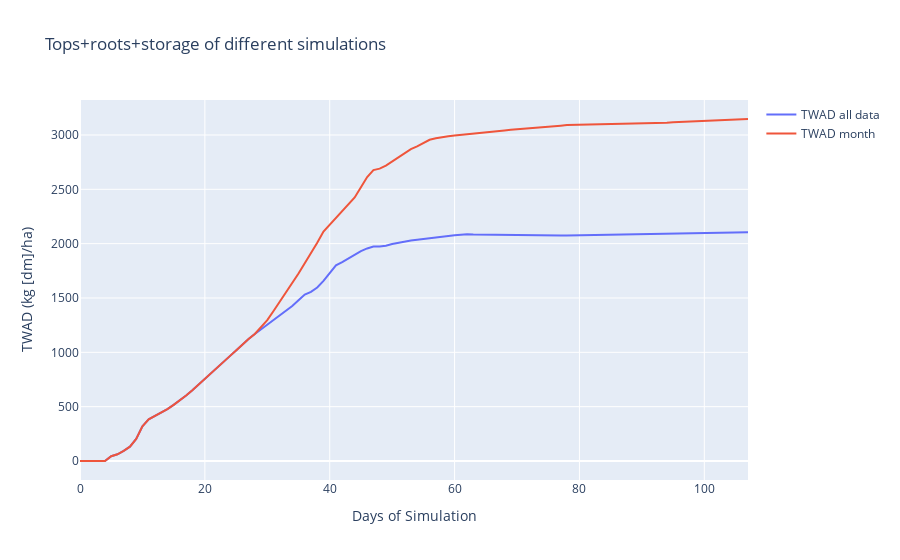

Notebook source saved alongside this figure:
### Code cell
fig = go.Figure()
fig.add_trace(go.Scatter(y=dssat1.output['TWAD'], name='TWAD all data '))
fig.add_trace(go.Scatter(y=dssat.output['TWAD'], name='TWAD month'))
fig.update_layout(title='Tops+roots+storage of different simulations',
                xaxis_title='Days of Simulation',
                yaxis_title='TWAD (kg [dm]/ha)')
fig.show()

### Figure 1 — Plotly figure (JSON) as saved in the notebook; plotly's stock layout.template omitted (floating-point values rounded to 4 significant figures)
{"data": [{"name": "TWAD all data ", "type": "scatter", "y": [0, 0, 0, 0, 0, 44, 62, 94, 132, 203, 319, 383, 412, 441, 477, 516, 558, 603, 651, 702, 757, 810, 861, 911, 965, 1017, 1071, 1122, 1169, 1213, 1249, 1294, 1337, 1381, 1426, 1479, 1532, 1556, 1597, 1658, 1734, 1800, 1831, 1867, 1901, 1932, 1956, 1973, 1974, 1981, 1996, 2008, 2019, 2029, 2035, 2043, 2051, 2059, 2066, 2072, 2077, 2081, 2086, 2084, 2083, 2082, 2081, 2081, 2080, 2080, 2079, 2078, 2077, 2077, 2076, 2076, 2076, 2076, 2076, 2077, 2077, 2078, 2078, 2079, 2079, 2079, 2080, 2081, 2082, 2082, 2083, 2084, 2085, 2086, 2087, 2088, 2089, 2090, 2092, 2093, 2094, 2096, 2097, 2099, 2100, 2101, 2103, 2104]}, {"name": "TWAD month", "type": "scatter", "y": [0, 0, 0, 0, 0, 44, 62, 94, 132, 203, 319, 383, 412, 441, 477, 516, 558, 603, 651, 702, 757, 810, 861, 911, 965, 1017, 1071, 1122, 1169, 1236, 1296, 1380, 1467, 1550, 1631, 1725, 1820, 1908, 2008, 2111, 2174, 2239, 2298, 2357, 2425, 2519, 2613, 2677, 2690, 2718, 2758, 2797, 2835, 2870, 2895, 2925, 2956, 2969, 2981, 2988, 2996, 3001, 3007, 3013, 3016, 3023, 3028, 3035, 3042, 3048, 3052, 3057, 3062, 3066, 3071, 3076, 3081, 3086, 3092, 3093, 3094, 3095, 3096, 3096, 3097, 3098, 3099, 3101, 3102, 3104, 3106, 3107, 3109, 3111, 3113, 3116, 3118, 3120, 3122, 3125, 3128, 3131, 3133, 3136, 3139, 3141, 3144, 3147]}], "layout": {"title": {"text": "Tops+roots+storage of different simulations"}, "xaxis": {"title": {"text": "Days of Simulation"}}, "yaxis": {"title": {"text": "TWAD (kg [dm]/ha)"}}}}
